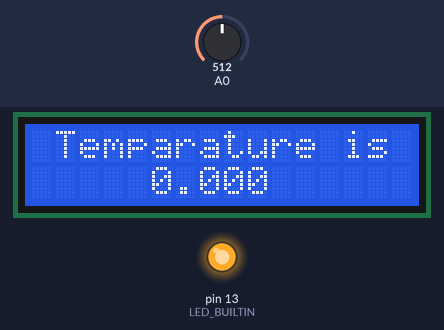
A sketch run on a simulated Arduino Uno, built with avr-gcc and run on an emulated ATmega328P. Shown: 16×2 character LCD, output pins drawn as LEDs (lit = HIGH). Inputs (shaded band) come from the test bench; at power-on: A0 = 512. What the sketch prints to the serial monitor is not drawn.

Above: at 15.6 s.
At 20.6 s:
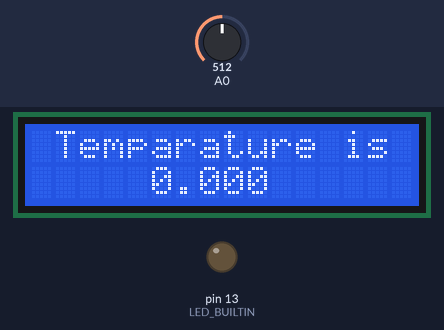
At 23.1 s:
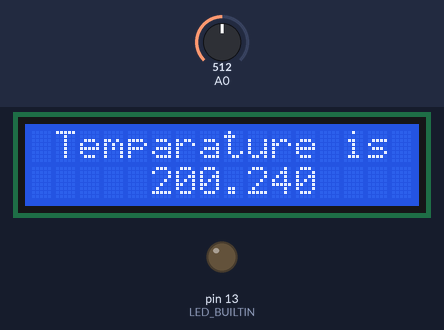
Timing chart, 0 to 24.6 s (numbered marks = the images above):
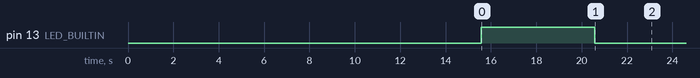

Measured:
- by itself, pin 13 (LED_BUILTIN): LOW → HIGH at 15.6 s, → LOW 5.0 s later
- what the display in image 0 shows lasts 7.5 s, from 15.6 s to 23.1 s

The sketch:

code_Smart_Thermo_Monitoring.ino
```cpp
#include<LiquidCrystal.h>

#define heaterPin D13
LiquidCrystal lcd(12, 11, 5, 4, 3, 2);
float val, voltage, temp;
String ssid     = "Simulator Wifi";  	// SSID to connect to
String password = ""; 	// Virtual WiFi has no password
String host     = "api.thingspeak.com"; 	// ThingSpeak API
const int httpPort = 80;
String url = "<api_key>";	// API Key

void setupESP8266() {
  Serial.begin(115200);
  Serial.println("AT");
  lcd.begin(16, 2);
  pinMode(LED_BUILTIN, OUTPUT);
  delay(1000);

  if (Serial.find("OK")) {
    Serial.println("ESP8266 OK!!!");
  } else {
    Serial.println("ESP8266 Not Responding!");
  }

  Serial.println("Connecting to WiFi...");
  Serial.println("AT+CWJAP=\"" + ssid + "\",\"" + password + "\"");

  long timeout = millis();
  while (!Serial.find("OK") && millis() - timeout < 10000) {
    delay(500);  // Wait for WiFi connection
  }

  Serial.println("Connected to WiFi!!!");

  Serial.println("AT+CIPSTART=\"TCP\",\"" + host + "\"," + httpPort);
  delay(1000);

  if (Serial.find("OK")) {
    Serial.println("ESP8266 Connected to Server!!!");
  } else {
    Serial.println("Failed to Connect to Server!!!");
  }
}

void sendData() {
  val = analogRead(A0);
  voltage = val * (5.0 / 1023.0);  // Proper conversion for accuracy
  temp = (voltage - 0.5) * 100.0;

  String httpPacket = "GET " + url + String(temp) + " HTTP/1.1\r\nHost: " + host + "\r\nConnection: close\r\n\r\n";
  int length = httpPacket.length();

  Serial.print("AT+CIPSEND=");
  Serial.println(length);
  delay(1000);

  if (!Serial.find(">")) {
    Serial.println("Failed to initiate send");
    return;
  }

  Serial.print(httpPacket);
  delay(1000);

  if (Serial.find("SEND OK")) {
    Serial.println("Data sent to ThingSpeak successfully!");
  } else {
    Serial.println("Failed to send data!");
  }
}

void setup() {
  pinMode(A0, INPUT);
  setupESP8266();
}

void loop() {

    Serial.print("Temperature: ");
    Serial.print(temp);
    Serial.print("\xB0"); // shows degree symbol
  	Serial.print("C \n");

  	lcd.setCursor(0,0);
  	lcd.print(" Temparature is ");
 	 lcd.setCursor(5,1);
  	lcd.print(temp);
  	lcd.print('0');

  	int x= temp;
  	int thrshold= 15;

  	if (x< thrshold )
  	{
   		digitalWrite(LED_BUILTIN, HIGH);
    	delay(5000);		// 5 Second delay ( Heater on duration )
    	digitalWrite(LED_BUILTIN, LOW);
  	}

 	sendData();
	delay(500); // Increase delay to avoid rate-limiting issues with ThingSpeak
}
```
